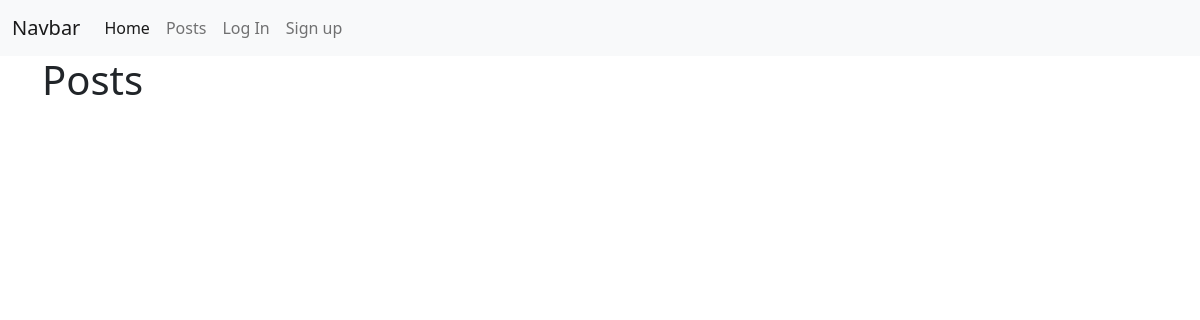
The app's page /posts/, older data.
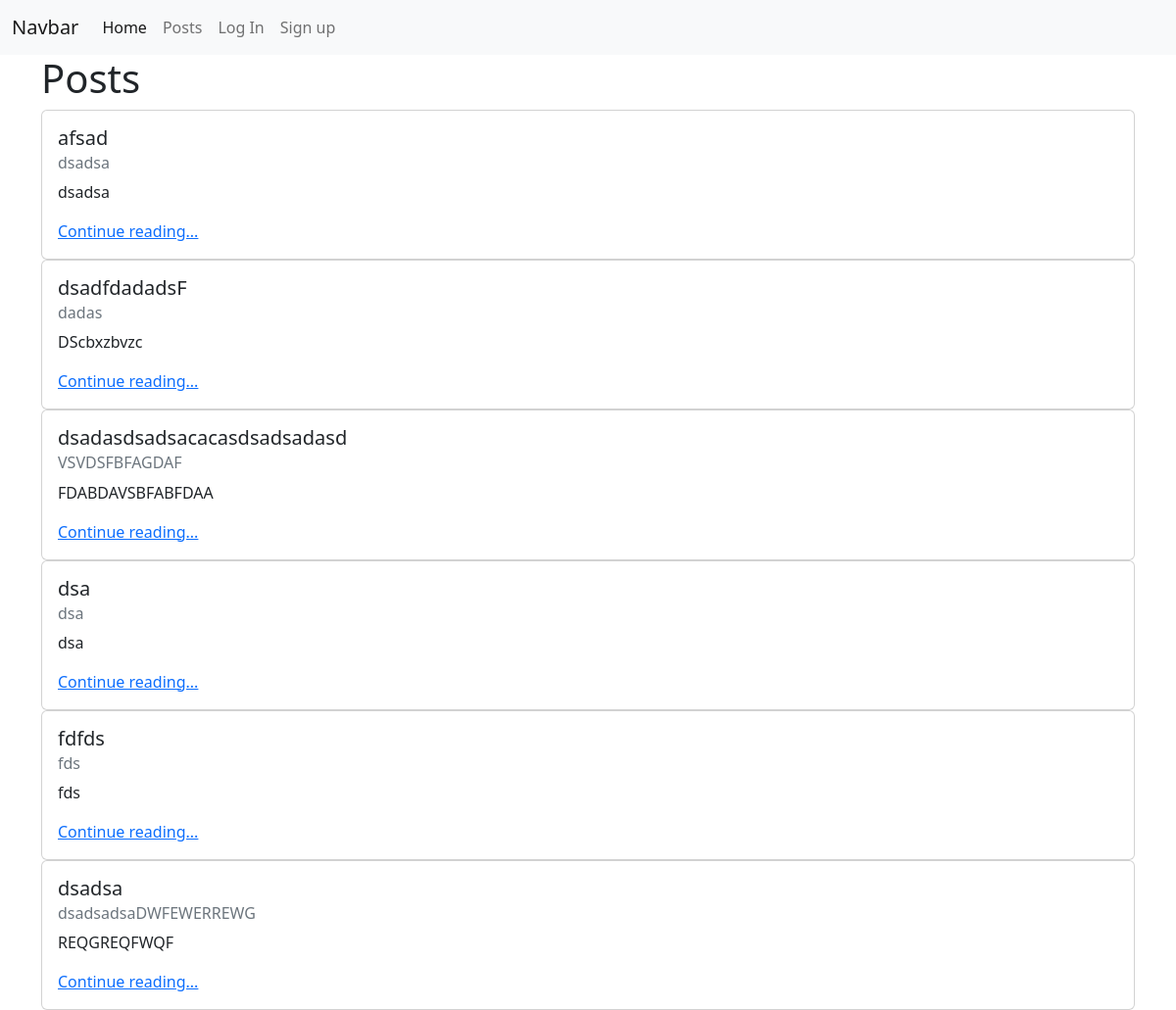
The same page, newer data.
### posts/models.py (models this page shows, shortened)
class Post(models.Model):
    title = models.CharField(max_length=256)
    subtitle = models.CharField(max_length=256)
    body = models.TextField()
    created_on = models.DateTimeField(auto_now_add=True)
    author = models.ForeignKey(
        get_user_model(),
        on_delete=models.CASCADE
    )

### posts/views.py (the view)
# urls.py: path("", views.PostListView.as_view(), name="post_list"),
class PostListView(ListView):
    template_name = "posts/list.html"
    model = Post

### templates/posts/list.html (shortened to what this page needs)
{% extends 'base.html' %}
{% block content %}
<h1>Posts</h1>
{% for post in post_list %}
    <div class="card">
        <div class="card-body">
            <h5 class="card-title">{{ post.title }}</h5>
            <h6 class="card-subtitle mb-2 text-muted">{{ post.subtitle }}</h6>
            <p class="card-text"> {{ post.body|truncatechars:500 }} </p>
            <a href="{% url 'post_detail' post.id %}" class="card-link">Continue reading...</a>
        </div>
    </div>
{% endfor %}
{% endblock content %}

### templates/base.html (shortened to what this page needs)
<!DOCTYPE html>
<html lang="en">
<head>
<link href="https://cdn.jsdelivr.net/npm/bootstrap@5.2.0/dist/css/bootstrap.min.css" rel="stylesheet">
</head>
<body>
<nav class="navbar navbar-expand-lg bg-light">
  <div class="container-fluid">
    <a class="navbar-brand" href="#">Navbar</a>
    <div class="collapse navbar-collapse" id="navbarNavAltMarkup">
      <div class="navbar-nav">
        <a class="nav-link active" aria-current="page" href="{% url 'home' %}">Home</a>
        <a class="nav-link" href="{% url 'post_list' %}">Posts</a>
        {% if user.is_authenticated %}
                        <a class="nav-link" href="{% url 'post_new' %}">+ New</a>
                        <a class="nav-link" href="{% url 'about' %}">About</a>
                        <a class="nav-link" href="{% url 'logout' %}">Log out</a>
                        {% else %}
                        <a class="nav-link" href="{% url 'login' %}">Log In</a>
                        <a class="nav-link" href="{% url 'signup' %}">Sign up</a>
                        {% endif %}
      </div>
    </div>
  </div>
</nav>
<div class="container">
  {% block content %}
  {% endblock content %}
</div>
</body>
</html>

Row changes from the older to the newer data that the page shows:
added Post: title "afsad", subtitle "dsadsa", body "dsadsa"
added Post: title "dsadfdadadsF", subtitle "dadas", body "DScbxzbvzc"
added Post: title "dsadasdsadsacacasdsadsadasd", subtitle "VSVDSFBFAGDAF", body "FDABDAVSBFABFDAA"
added Post: title "dsa", subtitle "dsa", body "dsa"
added Post: title "fdfds", subtitle "fds", body "fds"
added Post: title "dsadsa", subtitle "dsadsadsaDWFEWERREWG", body "REQGREQFWQF"
